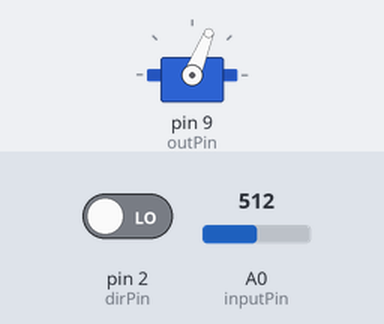
Bench run of a sketch on a simulated Arduino Uno, built with avr-gcc and run on an emulated ATmega328P. On the bench: servo. The inputs (shaded band) are chosen by the test bench; at power-on: A0 (inputPin) = 512, pin 2 (dirPin) LOW.

Above: at 1.2 s.
1.3 s: A0 (inputPin) set to 716
At 2.5 s:
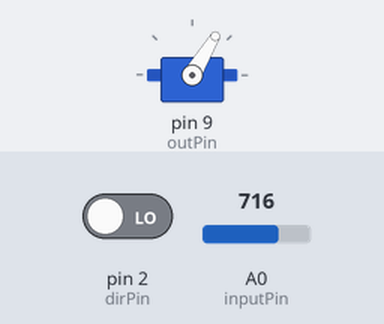
2.8 s: pin 2 (dirPin) driven HIGH
At 3.7 s:
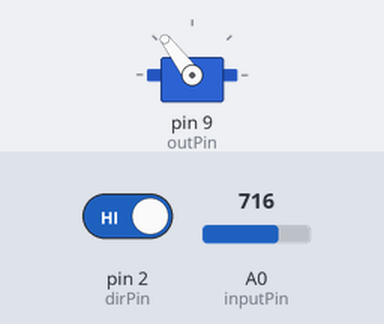
4.3 s: A0 (inputPin) set to 511
At 4.8 s:
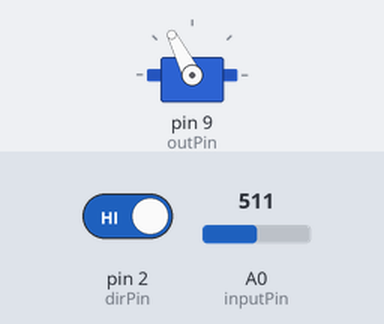
5.8 s: A0 (inputPin) set to 122
At 7.0 s:
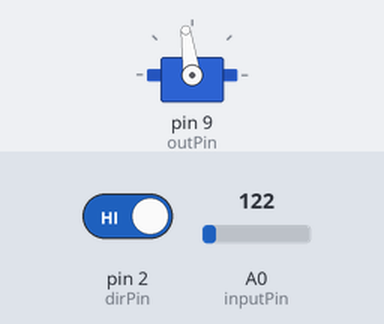
7.3 s: A0 (inputPin) set to 1023
At 8.3 s:
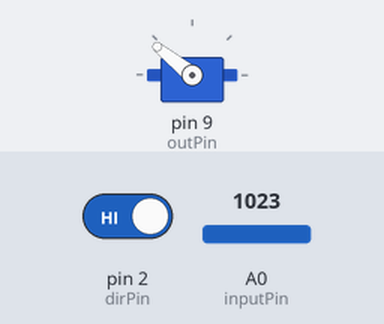
Timing chart, 0 to 9.8 s (numbered marks = the images above; inputs shaded):
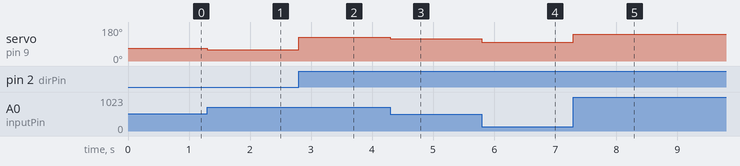

The sketch:

PWM_motor_tester.ino
```cpp
#include <Servo.h>

const int outPin = 9;
const boolean invertDirection = false;
const int dirPin = 2;
const int inputPin = A0;

Servo out;

void setup() {
  out.attach(outPin);
  if(invertDirection){
    pinMode(dirPin, INPUT_PULLUP);
  }
  else{
    pinMode(dirPin, INPUT);\
  }
  pinMode(inputPin, INPUT);
}

void loop() {
  int val = analogRead(inputPin);
  int pulsetime = map(val, 0, 1023, 0, 500);
  boolean direction = digitalRead(dirPin);
  if(direction){
    out.writeMicroseconds(1500+pulsetime);
  }
  else{
    out.writeMicroseconds(1500-pulsetime);
  }
}
```

Measured:
- after the input at 1.3 s, servo on pin 9 (outPin): 68° → 59° at once
- after the input at 2.8 s, servo on pin 9 (outPin): 59° → 127° at once
- after the input at 4.3 s, servo on pin 9 (outPin): 127° → 117° at once
- after the input at 5.8 s, servo on pin 9 (outPin): 117° → 98° at once
- after the input at 7.3 s, servo on pin 9 (outPin): 98° → 141° at once
